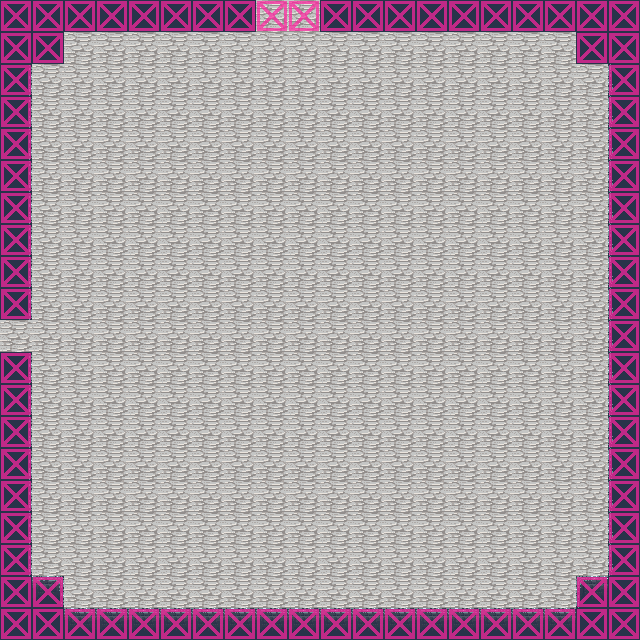

This game map was drawn from its Tiled (.tmx) file and the tilesets committed beside it. A one-line description and the full map source follow:
An orthogonal 20x20 tile map with 32x32 px tiles, 3 tile layers (Ground, Fringe, Collision), 2 tilesets and 3 objects (3x warp).

<map version="1.0" tiledversion="1.0.3" orientation="orthogonal" renderorder="right-down" width="20" height="20" tilewidth="32" tileheight="32" nextobjectid="7">
 <tileset firstgid="1" name="magecity" tilewidth="32" tileheight="32" tilecount="360" columns="8">
  <image source="magecity.png" width="256" height="1450" />
 </tileset>
 <tileset firstgid="361" name="collision" tilewidth="32" tileheight="32" tilecount="2" columns="2">
  <image source="collision.png" width="64" height="32" />
 </tileset>
 <layer name="Ground" width="20" height="20">
  <data encoding="csv">
58,58,58,58,58,58,58,58,2,2,58,58,58,58,58,58,58,58,58,58,
58,58,2,2,2,2,2,2,2,2,2,2,2,2,2,2,2,2,58,58,
59,2,2,2,2,2,2,2,2,2,2,2,2,2,2,2,2,2,2,57,
59,2,2,2,2,2,2,2,2,2,2,2,2,2,2,2,2,2,2,57,
59,2,2,2,2,2,2,2,2,2,2,2,2,2,2,2,2,2,2,57,
59,2,2,2,2,2,2,2,2,2,2,2,2,2,2,2,2,2,2,57,
59,2,2,2,2,2,2,2,2,2,2,2,2,2,2,2,2,2,2,57,
59,2,2,2,2,2,2,2,2,2,2,2,2,2,2,2,2,2,2,57,
59,2,2,2,2,2,2,2,2,2,2,2,2,2,2,2,2,2,2,57,
59,2,2,2,2,2,2,2,2,2,2,2,2,2,2,2,2,2,2,57,
2,2,2,2,2,2,2,2,2,2,2,2,2,2,2,2,2,2,2,57,
59,2,2,2,2,2,2,2,2,2,2,2,2,2,2,2,2,2,2,57,
59,2,2,2,2,2,2,2,2,2,2,2,2,2,2,2,2,2,2,57,
59,2,2,2,2,2,2,2,2,2,2,2,2,2,2,2,2,2,2,57,
59,2,2,2,2,2,2,2,2,2,2,2,2,2,2,2,2,2,2,57,
59,2,2,2,2,2,2,2,2,2,2,2,2,2,2,2,2,2,2,57,
59,2,2,2,2,2,2,2,2,2,2,2,2,2,2,2,2,2,2,57,
59,2,2,2,2,2,2,2,2,2,2,2,2,2,2,2,2,2,2,57,
58,51,2,2,2,2,2,2,2,2,2,2,2,2,2,2,2,2,49,58,
58,58,50,50,50,50,50,50,50,50,50,50,50,50,50,50,50,50,58,58
</data>
 </layer>
 <layer name="Fringe" width="20" height="20">
  <data encoding="csv">
0,0,0,0,0,0,0,0,0,0,0,0,0,0,0,0,0,0,0,0,
0,0,0,0,0,0,0,0,0,0,0,0,0,0,0,0,0,0,0,0,
0,0,0,0,0,0,0,0,0,0,0,0,0,0,0,0,0,0,0,0,
0,0,0,0,0,0,0,0,0,0,0,0,0,0,0,0,0,0,0,0,
0,0,0,0,0,0,0,0,0,0,0,0,0,0,0,0,0,0,0,0,
0,0,0,0,0,0,0,0,0,0,0,0,0,0,0,0,0,0,0,0,
0,0,0,0,0,0,0,0,0,0,0,0,0,0,0,0,0,0,0,0,
0,0,0,0,0,0,0,0,0,0,0,0,0,0,0,0,0,0,0,0,
0,0,0,0,0,0,0,0,0,0,0,0,0,0,0,0,0,0,0,0,
0,0,0,0,0,0,0,0,0,0,0,0,0,0,0,0,0,0,0,0,
0,0,0,0,0,0,0,0,0,0,0,0,0,0,0,0,0,0,0,0,
0,0,0,0,0,0,0,0,0,0,0,0,0,0,0,0,0,0,0,0,
0,0,0,0,0,0,0,0,0,0,0,0,0,0,0,0,0,0,0,0,
0,0,0,0,0,0,0,0,0,0,0,0,0,0,0,0,0,0,0,0,
0,0,0,0,0,0,0,0,0,0,0,0,0,0,0,0,0,0,0,0,
0,0,0,0,0,0,0,0,0,0,0,0,0,0,0,0,0,0,0,0,
0,0,0,0,0,0,0,0,0,0,0,0,0,0,0,0,0,0,0,0,
0,0,0,0,0,0,0,0,0,0,0,0,0,0,0,0,0,0,0,0,
0,0,0,0,0,0,0,0,0,0,0,0,0,0,0,0,0,0,0,0,
0,0,0,0,0,0,0,0,0,0,0,0,0,0,0,0,0,0,0,0
</data>
 </layer>
 <layer name="Collision" width="20" height="20">
  <data encoding="csv">
362,362,362,362,362,362,362,362,362,362,362,362,362,362,362,362,362,362,362,362,
362,362,0,0,0,0,0,0,0,0,0,0,0,0,0,0,0,0,362,362,
362,0,0,0,0,0,0,0,0,0,0,0,0,0,0,0,0,0,0,362,
362,0,0,0,0,0,0,0,0,0,0,0,0,0,0,0,0,0,0,362,
362,0,0,0,0,0,0,0,0,0,0,0,0,0,0,0,0,0,0,362,
362,0,0,0,0,0,0,0,0,0,0,0,0,0,0,0,0,0,0,362,
362,0,0,0,0,0,0,0,0,0,0,0,0,0,0,0,0,0,0,362,
362,0,0,0,0,0,0,0,0,0,0,0,0,0,0,0,0,0,0,362,
362,0,0,0,0,0,0,0,0,0,0,0,0,0,0,0,0,0,0,362,
362,0,0,0,0,0,0,0,0,0,0,0,0,0,0,0,0,0,0,362,
0,0,0,0,0,0,0,0,0,0,0,0,0,0,0,0,0,0,0,362,
362,0,0,0,0,0,0,0,0,0,0,0,0,0,0,0,0,0,0,362,
362,0,0,0,0,0,0,0,0,0,0,0,0,0,0,0,0,0,0,362,
362,0,0,0,0,0,0,0,0,0,0,0,0,0,0,0,0,0,0,362,
362,0,0,0,0,0,0,0,0,0,0,0,0,0,0,0,0,0,0,362,
362,0,0,0,0,0,0,0,0,0,0,0,0,0,0,0,0,0,0,362,
362,0,0,0,0,0,0,0,0,0,0,0,0,0,0,0,0,0,0,362,
362,0,0,0,0,0,0,0,0,0,0,0,0,0,0,0,0,0,0,362,
362,362,0,0,0,0,0,0,0,0,0,0,0,0,0,0,0,0,362,362,
362,362,362,362,362,362,362,362,362,362,362,362,362,362,362,362,362,362,362,362
</data>
 </layer>
 <objectgroup name="Objects">
  <object id="1" name="West exit" type="warp" x="32" y="320" width="32" height="32">
   <properties>
    <property name="dest_map" value="ms_room_exits_ne" />
    <property name="dest_x" type="int" value="17" />
    <property name="dest_y" type="int" value="10" />
   </properties>
  </object>
  <object id="3" name="North exit 1" type="warp" x="256" y="32" width="32" height="32">
   <properties>
    <property name="dest_map" value="ms_room_exits_sw" />
    <property name="dest_x" type="int" value="8" />
    <property name="dest_y" type="int" value="17" />
   </properties>
  </object>
  <object id="4" name="North exit 2" type="warp" x="288" y="32" width="32" height="32">
   <properties>
    <property name="dest_map" value="ms_room_exits_sw" />
    <property name="dest_x" type="int" value="9" />
    <property name="dest_y" type="int" value="17" />
   </properties>
  </object>
 </objectgroup>
</map>
